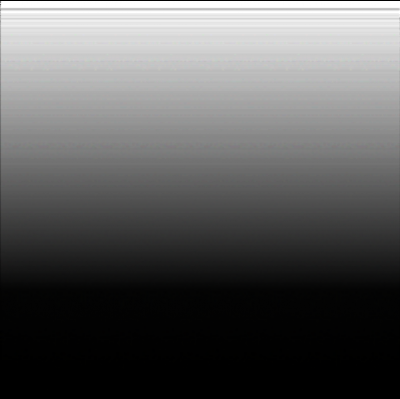
#> input picture thresholding-em-imagens/gradient.png, 400 x 399 px
$ python thresholding5.py
#> lines starting #> are read from the running program, lines starting #| are printed output that depends on the picture
import cv2 as cv
import numpy as np

img = cv.imread('gradient.png', 0)
#> img: shape (399, 400); min 0, max 255, mean 92.3

_, th1 = cv.threshold(img, 127, 255, cv.THRESH_TOZERO_INV)
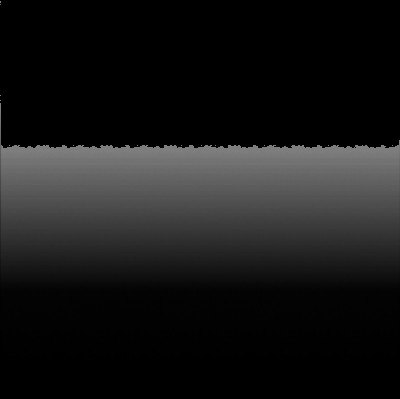
#> th1: shape (399, 400); min 0, max 127, mean 23.9

cv.imshow("Imagem", img)
cv.imshow("th1", th1)

cv.waitKey(0)
cv.destroyAllWindows()
